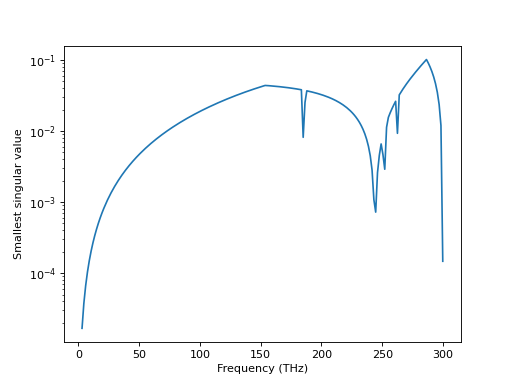

The script that drew this image:
import matplotlib.pyplot as plt
import numpy as np

import treams

k0s = 2 * np.pi * np.linspace(0.01, 1, 200)
materials = [treams.Material(12.4), treams.Material()]
mmax = 3
radius = 0.2
lattice = treams.Lattice.square(0.3)
kpar = [0, 0, 0]

res = []
for k0 in k0s:
    cyl = treams.TMatrixC.cylinder(kpar[2], mmax, k0, radius, materials)
    svd = np.linalg.svd(cyl.latticeinteraction(lattice, kpar[:2]), compute_uv=False)
    res.append(svd[-1])

fig, ax = plt.subplots()
ax.set_xlabel("Frequency (THz)")
ax.set_ylabel("Smallest singular value")
ax.semilogy(299.792458 * k0s / (2 * np.pi), res)
fig.show()
